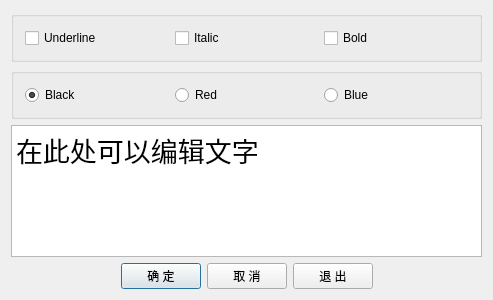
<?xml version="1.0" encoding="UTF-8"?>
<ui version="4.0">
 <class>Dialog</class>
 <widget class="QDialog" name="Dialog">
  <property name="geometry">
   <rect>
    <x>0</x>
    <y>0</y>
    <width>493</width>
    <height>300</height>
   </rect>
  </property>
  <property name="windowTitle">
   <string>Font Designer</string>
  </property>
  <layout class="QVBoxLayout" name="verticalLayout">
   <item>
    <widget class="QGroupBox" name="groupBox">
     <property name="title">
      <string/>
     </property>
     <layout class="QHBoxLayout" name="horizontalLayout_2">
      <item>
       <widget class="QCheckBox" name="chkBoxUnder">
        <property name="text">
         <string>Underline</string>
        </property>
       </widget>
      </item>
      <item>
       <widget class="QCheckBox" name="chkBoxItalic">
        <property name="text">
         <string>Italic</string>
        </property>
       </widget>
      </item>
      <item>
       <widget class="QCheckBox" name="chkBoxBold">
        <property name="text">
         <string>Bold</string>
        </property>
       </widget>
      </item>
     </layout>
    </widget>
   </item>
   <item>
    <widget class="QGroupBox" name="groupBox_2">
     <property name="title">
      <string/>
     </property>
     <layout class="QHBoxLayout" name="horizontalLayout_3">
      <item>
       <widget class="QRadioButton" name="rBtnBlack">
        <property name="text">
         <string>Black</string>
        </property>
        <property name="checked">
         <bool>true</bool>
        </property>
       </widget>
      </item>
      <item>
       <widget class="QRadioButton" name="rBtnRed">
        <property name="text">
         <string>Red</string>
        </property>
       </widget>
      </item>
      <item>
       <widget class="QRadioButton" name="rBtnBlue">
        <property name="text">
         <string>Blue</string>
        </property>
       </widget>
      </item>
     </layout>
    </widget>
   </item>
   <item>
    <widget class="QPlainTextEdit" name="txtEdit">
     <property name="font">
      <font>
       <family>Consolas</family>
       <pointsize>20</pointsize>
      </font>
     </property>
     <property name="plainText">
      <string>在此处可以编辑文字</string>
     </property>
    </widget>
   </item>
   <item>
    <layout class="QHBoxLayout" name="horizontalLayout">
     <item>
      <spacer name="horizontalSpacer">
       <property name="orientation">
        <enum>Qt::Horizontal</enum>
       </property>
       <property name="sizeHint" stdset="0">
        <size>
         <width>40</width>
         <height>20</height>
        </size>
       </property>
      </spacer>
     </item>
     <item>
      <widget class="QPushButton" name="btnOK">
       <property name="text">
        <string>确 定</string>
       </property>
      </widget>
     </item>
     <item>
      <widget class="QPushButton" name="btnCancel">
       <property name="text">
        <string>取 消</string>
       </property>
      </widget>
     </item>
     <item>
      <widget class="QPushButton" name="btnClose">
       <property name="text">
        <string>退 出</string>
       </property>
      </widget>
     </item>
     <item>
      <spacer name="horizontalSpacer_2">
       <property name="orientation">
        <enum>Qt::Horizontal</enum>
       </property>
       <property name="sizeHint" stdset="0">
        <size>
         <width>40</width>
         <height>20</height>
        </size>
       </property>
      </spacer>
     </item>
    </layout>
   </item>
  </layout>
 </widget>
 <layoutdefault spacing="6" margin="11"/>
 <tabstops>
  <tabstop>txtEdit</tabstop>
  <tabstop>btnOK</tabstop>
  <tabstop>btnCancel</tabstop>
  <tabstop>btnClose</tabstop>
  <tabstop>rBtnRed</tabstop>
  <tabstop>chkBoxBold</tabstop>
  <tabstop>chkBoxUnder</tabstop>
  <tabstop>chkBoxItalic</tabstop>
  <tabstop>rBtnBlue</tabstop>
  <tabstop>rBtnBlack</tabstop>
 </tabstops>
 <resources/>
 <connections>
  <connection>
   <sender>btnClose</sender>
   <signal>clicked(bool)</signal>
   <receiver>Dialog</receiver>
   <slot>close()</slot>
   <hints>
    <hint type="sourcelabel">
     <x>346</x>
     <y>273</y>
    </hint>
    <hint type="destinationlabel">
     <x>246</x>
     <y>149</y>
    </hint>
   </hints>
  </connection>
  <connection>
   <sender>btnCancel</sender>
   <signal>clicked(bool)</signal>
   <receiver>Dialog</receiver>
   <slot>reject()</slot>
   <hints>
    <hint type="sourcelabel">
     <x>246</x>
     <y>273</y>
    </hint>
    <hint type="destinationlabel">
     <x>246</x>
     <y>149</y>
    </hint>
   </hints>
  </connection>
  <connection>
   <sender>btnOK</sender>
   <signal>clicked(bool)</signal>
   <receiver>Dialog</receiver>
   <slot>accept()</slot>
   <hints>
    <hint type="sourcelabel">
     <x>146</x>
     <y>273</y>
    </hint>
    <hint type="destinationlabel">
     <x>246</x>
     <y>149</y>
    </hint>
   </hints>
  </connection>
 </connections>
</ui>
